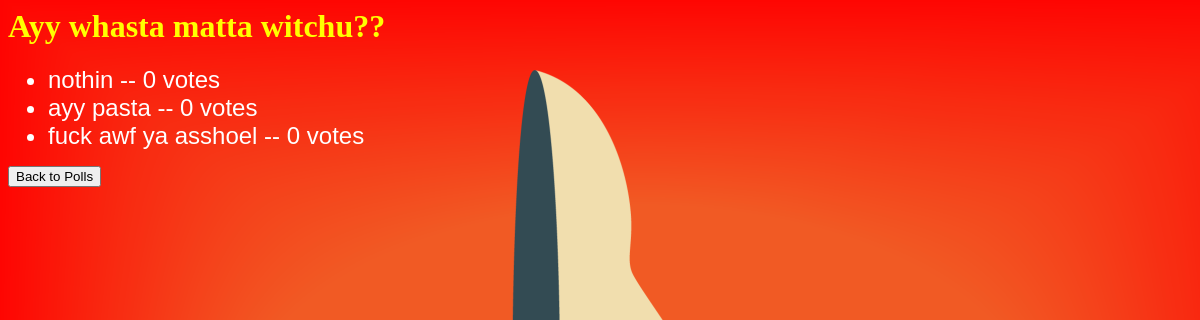
/polls/1/results/, run on an earlier commit of the app's database.
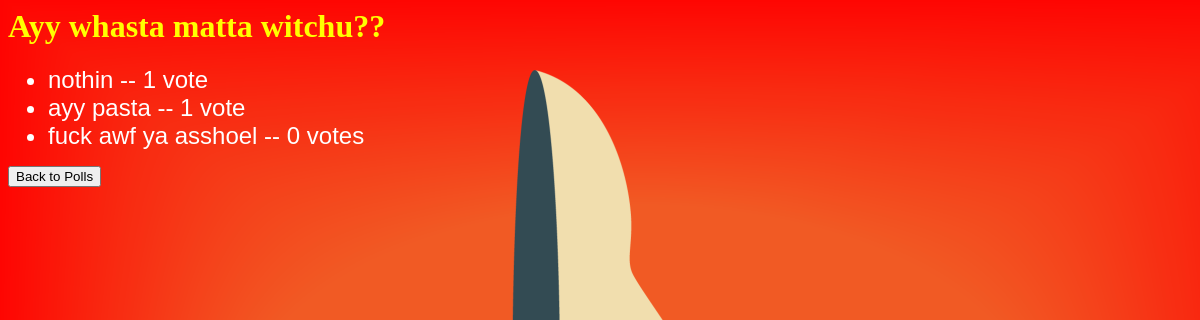
And on a later commit of the database.
### polls/models.py (models this page shows, shortened)
class Question(models.Model):
    question_text = models.CharField(max_length=200)
    pub_date = models.DateTimeField('date published')
    def was_published_recently(self):
        now = timezone.now()
        return now - datetime.timedelta(days=1) <= self.pub_date <= now
    was_published_recently.admin_order_field = 'pub_date'
    was_published_recently.boolean = True
    was_published_recently.short_description = 'Published recently?'

class Choice(models.Model):
    question = models.ForeignKey(Question, on_delete=models.CASCADE)
    choice_text = models.CharField(max_length=200)
    votes = models.IntegerField(default=0)

### polls/views.py (the view)
# urls.py: url(r'^(?P<pk>[0-9]+)/results/$', views.ResultsView.as_view(), name='results'),
class ResultsView(generic.DetailView):
    model = Question
    template_name = 'polls/results.html'

### polls/templates/polls/results.html
{% load static %}
<link rel="stylesheet" type="text/css" href="{% static 'polls/style.css' %}" />
<h1>{{ question.question_text }}</h1>
<ul>
    {% for choice in question.choice_set.all %}
    <li>{{ choice.choice_text }} -- {{ choice.votes }} vote{{ choice.votes|pluralize }}</li>
    {% endfor %}
</ul>
<form action="{% url 'polls:index' %}">
    <input type="submit" value="Back to Polls" />
</form>

### polls/static/polls/style.css (style rules this page uses)
li { color: white; font-family: Sans-serif; font-size: 24; }
h1 { color: yellow; }

What changed in the data, as far as the page shows it:
changed Choice "nothin": votes "0" → "1"
changed Choice "ayy pasta": votes "0" → "1"
